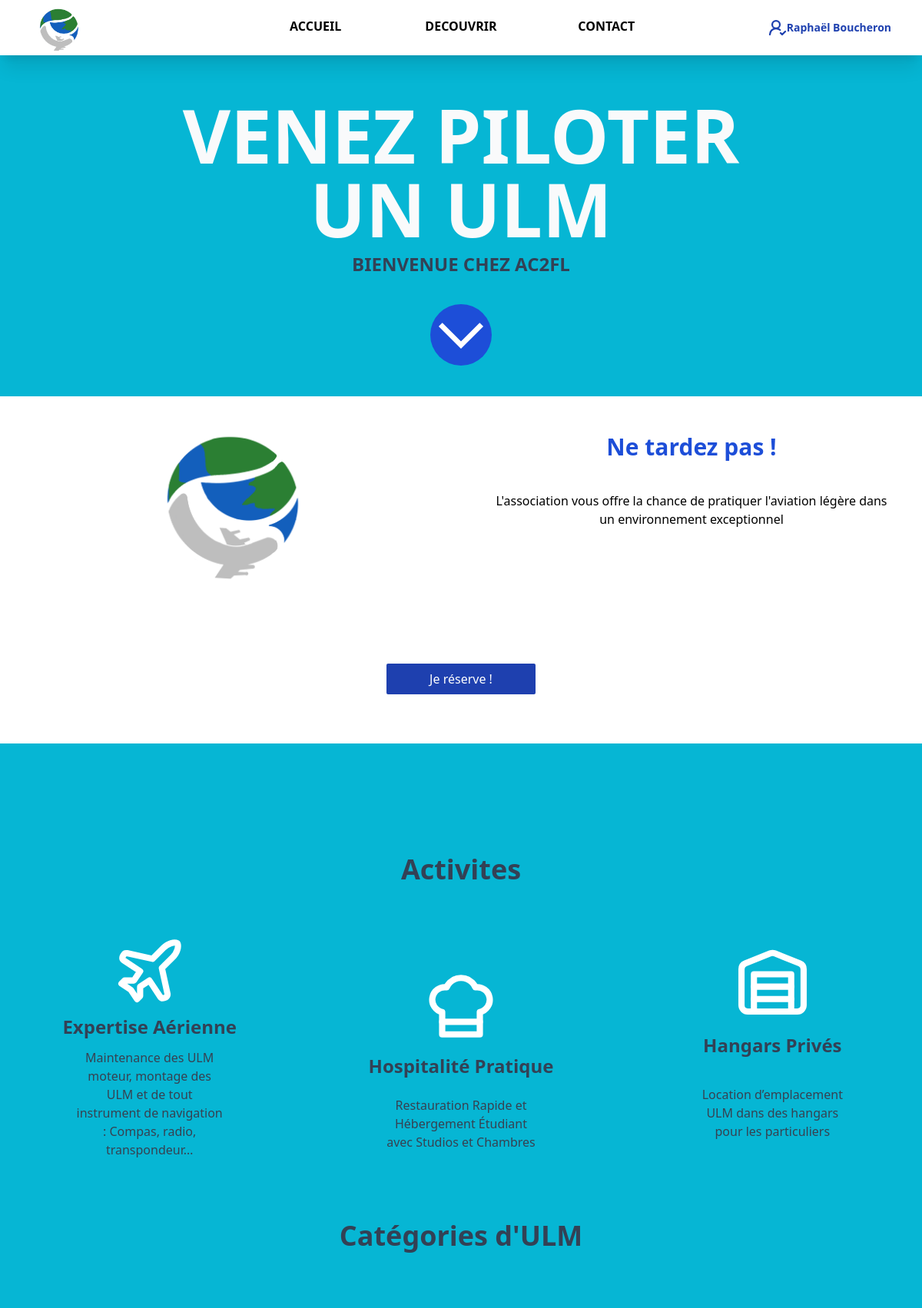
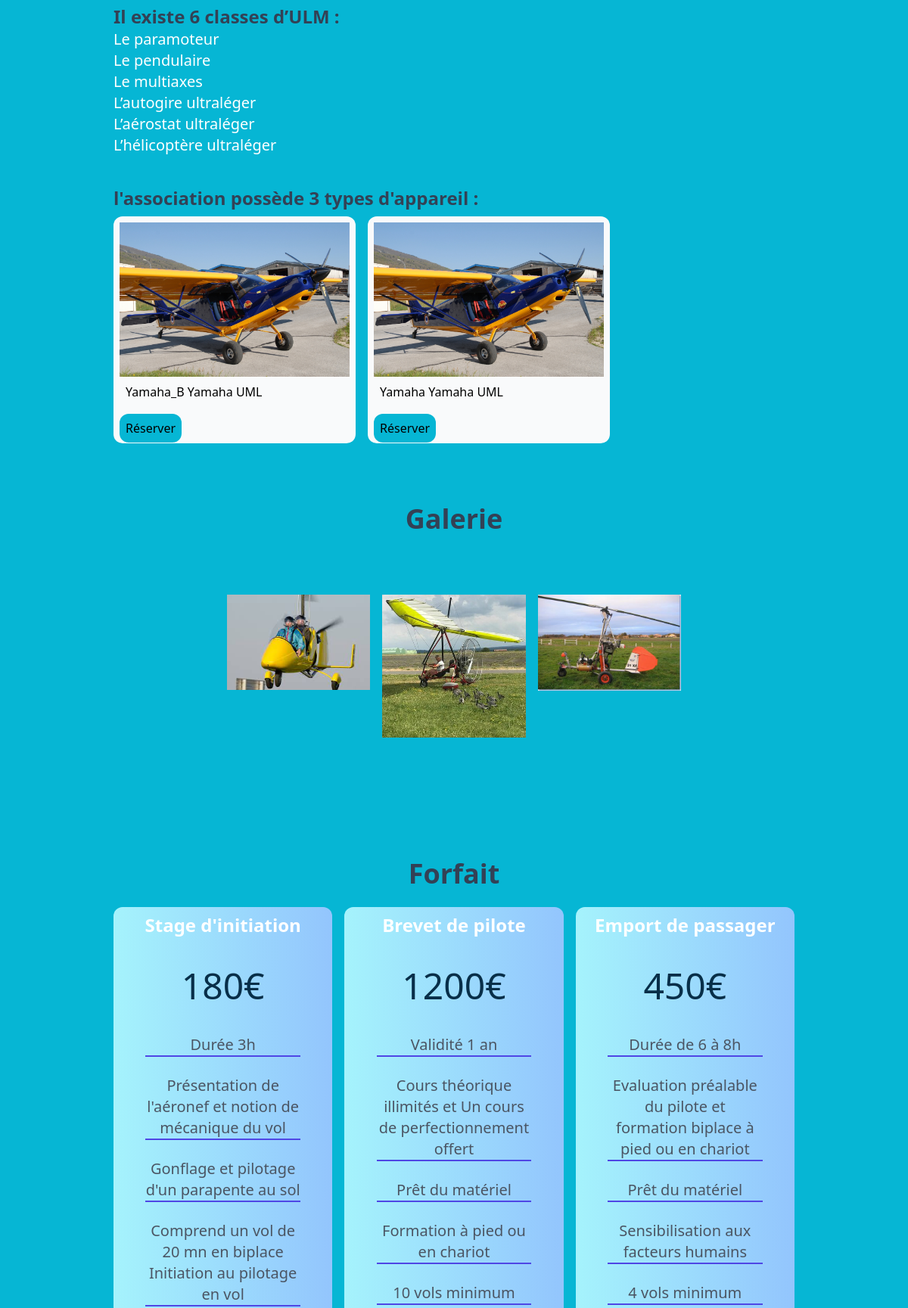
/ (signed in, upper part), run on the app's committed database (2 pictures, top to bottom).
### tables this page shows
CREATE TABLE `Plane` (
  `modele` varchar(35) NOT NULL,
  `marque` varchar(35) NOT NULL,
  `immatriculation` varchar(25) NOT NULL,
  `type` varchar(10) NOT NULL,
  `id` int(11) NOT NULL
);

### controllers/home.php (called while the page is built, shortened)
<?php
function home()
{
    require('./class/Plane.php');
    require('./component/Header.php');
    require('./component/Accueil.php');
    require('./component/WhiteBlock.php');
    require('./component/Activites.php');
    require('./component/AllPlane.php');
    require('./component/Galerie.php');
    require('./component/Forfait.php');
    require('./component/Footer.php');
}

### class/Plane.php (called while the page is built, shortened)
<?php
class Plane  extends Model
{
    public function __construct()
    {
        $this->table = __CLASS__;
    }
    public function requete(string $sql)
    {
        $this->db = Database::getInstance();
        return $this->db->query($sql);
    }
    public function findAll()
    {
            $query = $this->requete('SELECT * FROM ' . $this->table);
            return $query->fetchAll(PDO::FETCH_ASSOC);
    }
}

### class/Database.php (called while the page is built, shortened)
<?php
class Database extends PDO
{
    private static $instance;
    public function __construct()
    {
        $_dsn = 'mysql:dbname=' . self::DBNAME . ';host=' . self::DBHOST;
    }
    public static function getInstance(): self
    {
        if (self::$instance === null) {
            self::$instance = new self();
        }
        return self::$instance;
    }
}

### component/AllPlane.php (the view)
<section class=" mt-20 w-full">
    <h1 class="text-2xl lg:text-4xl w-3/4 m-auto text-center text-slate-700 font-bold">Catégories d'ULM</h1>
    <div class="block w-full lg:w-3/4 m-auto mt-20">
        <div class="w-full m-auto mt-10 ">
            <p class="text-2xl text-slate-700 font-semibold">Il existe 6 classes d’ULM : </p>
            <ul>
                <li class="text-white text-xl">Le paramoteur</li>
                <li class="text-white text-xl">Le pendulaire</li>
                <li class="text-white text-xl">Le multiaxes</li>
                <li class="text-white text-xl">L’autogire ultraléger</li>
                <li class="text-white text-xl">L’aérostat ultraléger</li>
                <li class="text-white text-xl">L’hélicoptère ultraléger</li>
            </ul>
        </div>
        <div class="w-full m-auto mt-10 ">
            <p class="text-2xl text-slate-700 font-semibold">l'association possède 3 types d'appareil : </p>
            <div class="mt-2 overflow-x-scroll  flex flex-nowrap relative gap-4 ">
                <?php
                $plane = new Plane();
                $searchPlane = $plane->findAll();
                foreach ($searchPlane as $model) {
                ?>
                    <div class="bg-gray-50  w-80 rounded-xl flex-none p-2">
                        <img src="./assets/images/b.jpg" alt="image d'élicoptère">
                        <p class="p-2 mb-4"> <?= $model['modele'] ?> <?= $model['marque'] ?> <?= $model['type'] ?></p>
                        <a class="p-2 bg-cyan-500 rounded-xl mb-2" href="#reserver">Réserver</a>
                    </div>
                <?php } ?>
            </div>
        </div>
    </div>
</section>

### data on the page
plane: modele "Yamaha_B", marque "Yamaha", type "UML"
plane: modele "Yamaha", marque "Yamaha", type "UML"

### other printed values
$_SESSION['prenom'] "Raphaël"
$_SESSION['nom'] "Boucheron"
